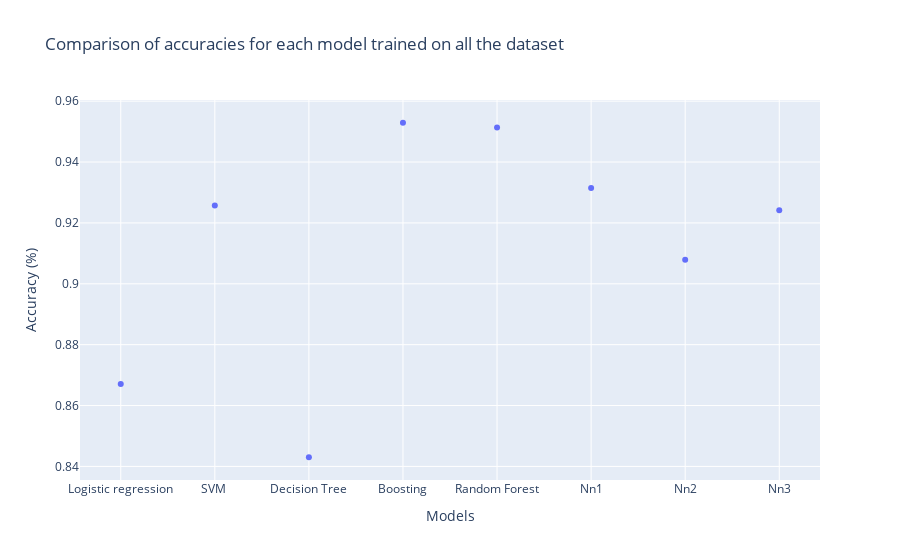

The notebook cell this image was saved under:
### Markdown cell above
## Results

### Code cell
models = list(results.keys())
accuracies = list(results.values())
finalplot=px.scatter(x=models,y=accuracies,title='Comparison of accuracies for each model trained on all the dataset')
finalplot.update_layout(xaxis_tickangle=0, xaxis_title = 'Models',yaxis_title='Accuracy (%)')
finalplot.update_layout(uniformtext_minsize=0)
finalplot.show()
#Boosting is the best together with RandomForest

### Figure 1 — Plotly figure (JSON) as saved in the notebook; plotly's stock layout.template omitted (floating-point values rounded to 4 significant figures)
{"data": [{"hovertemplate": "x=%{x}<br>y=%{y}<extra></extra>", "legendgroup": "", "marker": {"color": "#636efa", "symbol": "circle"}, "mode": "markers", "name": "", "orientation": "v", "showlegend": false, "type": "scatter", "x": ["Logistic regression", "SVM ", "Decision Tree", "Boosting", "Random Forest", "Nn1", "Nn2", "Nn3"], "xaxis": "x", "y": [0.8671, 0.9257, 0.843, 0.9529, 0.9513, 0.9314, 0.9079, 0.9241], "yaxis": "y"}], "layout": {"legend": {"tracegroupgap": 0}, "title": {"text": "Comparison of accuracies for each model trained on all the dataset"}, "uniformtext": {"minsize": 0}, "xaxis": {"anchor": "y", "domain": [0, 1], "tickangle": 0, "title": {"text": "Models"}}, "yaxis": {"anchor": "x", "domain": [0, 1], "title": {"text": "Accuracy (%)"}}}}
